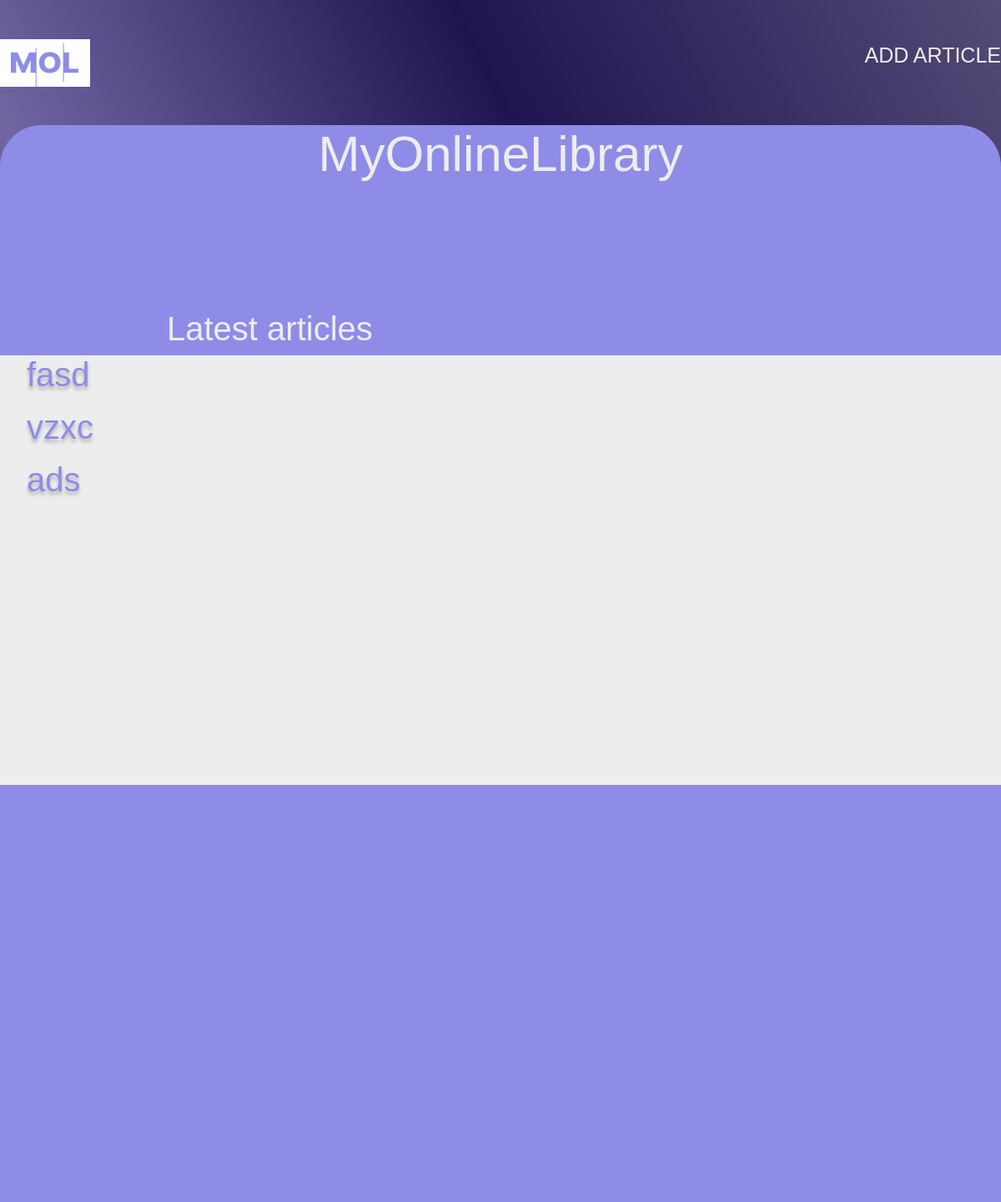
The page /blog/ on the database as committed earlier.
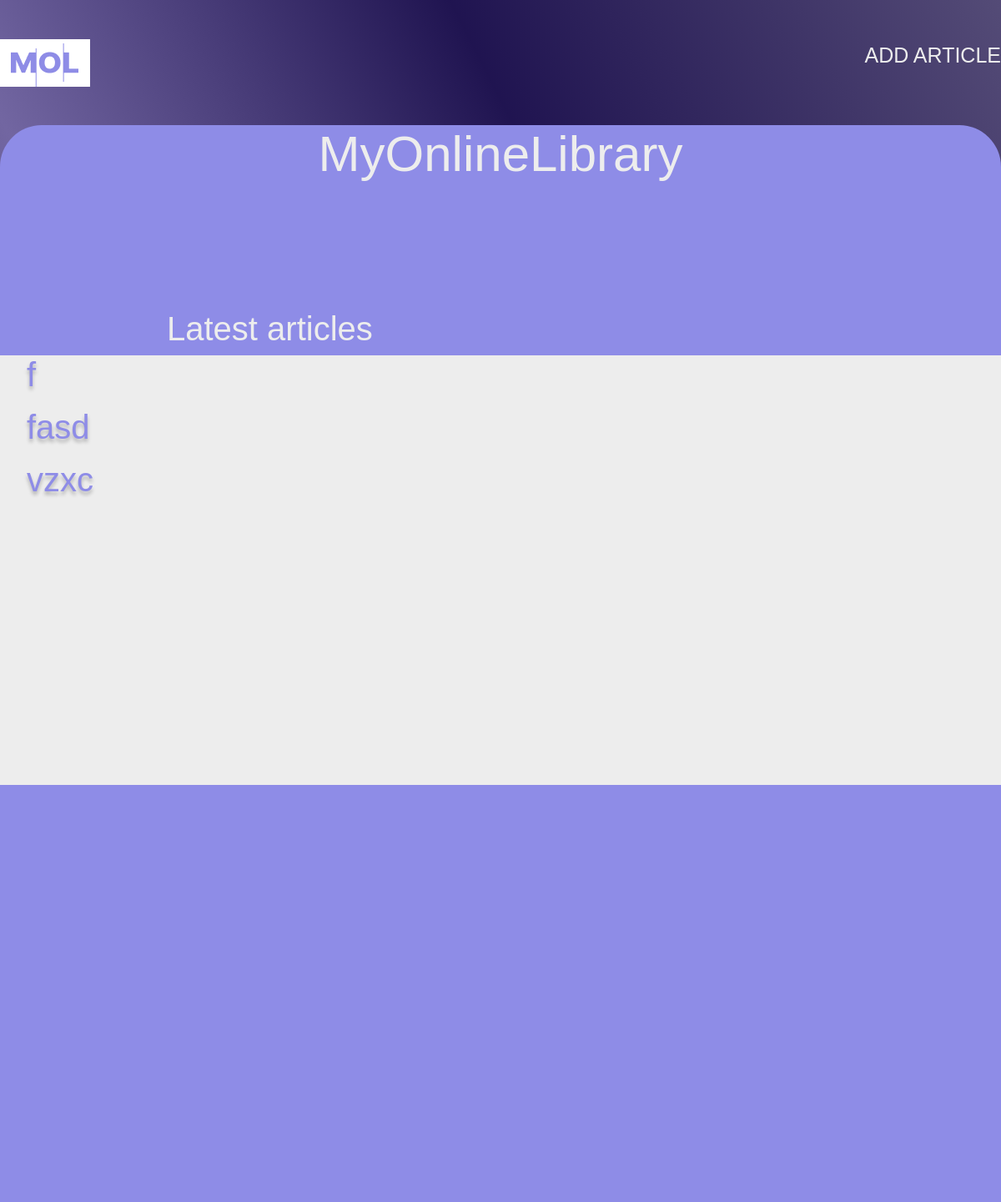
The same page on the database as committed later.
### mysite/apps/blog/models.py (models this page shows, shortened)
class Article(models.Model):
    a_title = models.CharField('Article Name', max_length=200)
    a_text = models.TextField('Article Text')
    a_date = models.DateTimeField('Published on')

### mysite/apps/blog/views.py (the view)
# urls.py: path('blog/', views.index, name='index'),
def index(request):
    latest_articles_list = Article.objects.order_by('-a_date')[:5]
    return render(request, 'blog/list.html', {'latest_articles_list': latest_articles_list})

### mysite/templates/blog/list.html (shortened to what this page needs)
{% extends 'base.html' %}
{% block content %}
        <header>
            <div class="name">
                <h1>MyOnlineLibrary</h1>
                <h2>Latest articles</h2>
            </div>
        </header>
<div class="articles">
    {%if latest_articles_list%}
        <ul class="art">
            {%for a in latest_articles_list%}
                <li><a href="{% url 'blog:detail' a.id %}">{{a.a_title}}</a></li>
            {%endfor%}
        </ul>
    {%else%}
        <div class="no_art"><h3>NO ARTICLES</h3></div>
    {%endif%}
</div>
{% endblock %}

### mysite/templates/base.html (shortened to what this page needs)
{%load static%}
<!doctype html>
<html lang="en">
<head>
    <link rel="stylesheet" href="https://cdn.jsdelivr.net/npm/bootstrap@5.2.2/dist/css/bootstrap.min.css">
    <link rel="stylesheet" href="{% static 'blog/css/style.css' %}">
</head>
<body>
<div class="nav-container">
    <div class="wrapper">
        <nav>
            <div class="logo">
                <a class="logo" href="/blog/">
                        <img src="/static/blog/images/Logo.svg" alt="">
                </a>
            </div>
            <ul class="nav-items">
                <li>
                    <a href="{% url 'blog:adding'%}">ADD ARTICLE</a>
                </li>
            </ul>
        </nav>
    </div>
</div>
<div class="header-container">{% block content %}{% endblock %}</div>
</body>
</html>

### mysite/apps/blog/static/blog/css/style.css (style rules this page uses)
* { box-sizing: border-box; margin: 0; }
.articles { max-width: 1310px; height: 515px; margin: 0 auto; background: #EDEDED; }
.art li { list-style: none; }
.art li a { font-family: sans-serif; font-style: normal; font-weight: 400; font-size: 40px; line-height: 47px; text-decoration: none; color: #8E8CE7; text-shadow: 0px 4px 4px rgba(0, 0, 0, 0.25); }
header h1 { text-align: center; font-family: sans-serif; font-style: normal; font-weight: 400; font-size: 60px; line-height: 70px; color: #EDEDED; }
header h2 { margin-left: 200px; margin-top: 150px; font-family: sans-serif; font-style: normal; font-weight: 400; font-size: 40px; line-height: 48px; color: #EDEDED; }
.wrapper { max-width: 1500px; margin: 0 auto; }
.header-container { max-width: 1620px; margin: 0 auto; border-radius: 50px 50px 0px 0px; background: #8E8CE7; padding-bottom: 500px; }
nav { display: flex; align-items: center; justify-content: space-between; height: 150px; }
nav ul { display: flex; }
.nav-items li { list-style: none; margin-right: 40px; }
.nav-items li:nth-last-of-type(1) { margin: 0; }
.nav-items li a { font-family: sans-serif; font-style: normal; font-weight: 400; font-size: 25px; line-height: 29px; text-decoration: none; color: #EDEDED; }
body { font-family: sans-serif; background: rgba(0, 0, 0, 1); background-image: linear-gradient(243.17deg, rgba(171, 153, 242, 0.491659) 0%, rgba(91, 57, 231, 0.35) 34.25%, rgba(171, 153, 242, 0.664844) 65.9%, rgba(91, 57, 231, 0.35) 99.63%); }
li { display: block; margin-bottom: 1em; }

Rows that differ between the two databases and show on the page:
removed Article: a_title "ads"
added Article: a_title "f"
